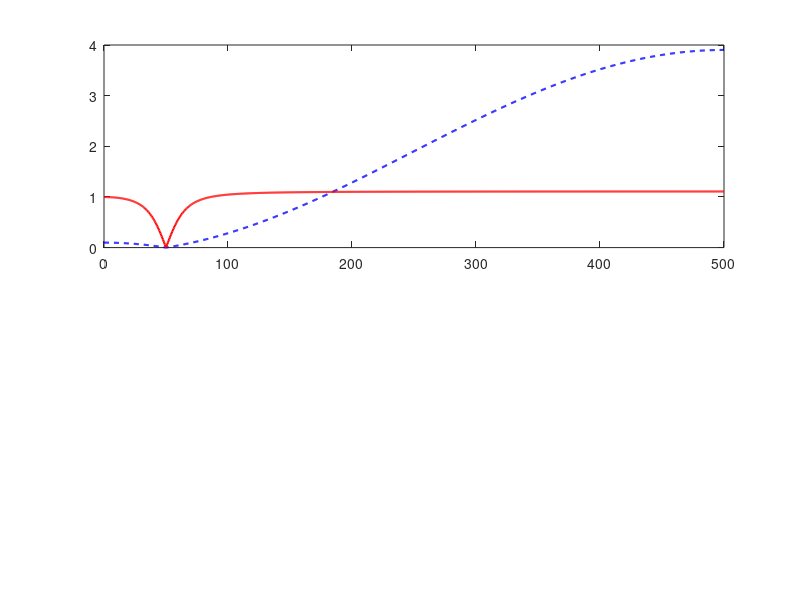

Reproduce this figure in MATLAB. (Note: this script raises an error after producing the figure.)
%% Exp-06 Advanced: Ablation and Sensitivity Analysis of Null Filter
clc; close all; clear;

% --- Base Parameters ---
Fs = 1000; T = 1/Fs;
n = 0:1:499;
f_axis = linspace(0, Fs/2, 1000); % High res frequency axis

% Input: 100Hz Signal + 50Hz Noise
s_clean = cos(2*pi*100*n*T);
s_noise = cos(2*pi*50*n*T);
s_total = s_clean + s_noise;

%% EXPERIMENT 1: The "Notch" Upgrade (FIR vs IIR)
% Problem: The manual's FIR filter attenuates the 100Hz signal too!
% Solution: Add a Pole close to the Zero to push the passband back up.

% Manual's Filter (FIR) - Zeros only
b_fir = [1 -2*cos(pi/10) 1];
a_fir = 1;

% Improved Notch Filter (IIR) - Zeros + Poles
% We place poles at the same angle, but radius r = 0.9
r = 0.9;
b_notch = [1 -2*cos(pi/10) 1];       % Zeros at unit circle
a_notch = [1 -2*r*cos(pi/10) r^2];   % Poles at r=0.9

% Calculate Frequency Responses
H_fir = freqz(b_fir, a_fir, f_axis, Fs);
H_notch = freqz(b_notch, a_notch, f_axis, Fs);

% Filter the signal using Time-Domain difference equation (filter function)
y_fir = filter(b_fir, a_fir, s_total);
y_notch = filter(b_notch, a_notch, s_total);

figure('Name', 'Exp 1: FIR vs Notch Performance');
subplot(2,1,1);
plot(f_axis, abs(H_fir), 'b--', 'LineWidth', 1.5); hold on;
plot(f_axis, abs(H_notch), 'r', 'LineWidth', 1.5);
xline(50, 'k:', 'Label', 'Noise (50Hz)');
xline(100, 'k:', 'Label', 'Signal (100Hz)');
legend('Original FIR (Manual)', 'Improved IIR Notch');
title('Magnitude Response Comparison');
ylabel('Gain'); grid on; xlim([0 200]);

subplot(2,1,2);
plot(n(1:100), s_clean(1:100), 'k', 'LineWidth', 2); hold on;
plot(n(1:100), y_fir(1:100), 'b--');
plot(n(1:100), y_notch(1:100), 'r-.', 'LineWidth', 1.5);
legend('Original Clean Signal', 'FIR Output (Amplitude Loss)', 'Notch Output (Correct Amp)');
title('Time Domain Restoration'); grid on;

%% EXPERIMENT 2: Sensitivity Analysis (Frequency Mismatch)
% What if the noise isn't exactly 50Hz? What if it drifts to 55Hz?

freq_drift = 40:0.5:60; % Test noise from 40Hz to 60Hz
attenuation_db = zeros(size(freq_drift));

for i = 1:length(freq_drift)
    f_test = freq_drift(i);
    % Evaluate the filter H(z) at this specific frequency
    z_test = exp(1j*2*pi*f_test/Fs);
    
    % H(z) calculation for the FIR filter
    H_val = abs((z_test^2 - 1.902*z_test + 1) / z_test^2);
    attenuation_db(i) = 20*log10(H_val + eps);
end

figure('Name', 'Exp 2: Sensitivity');
plot(freq_drift, attenuation_db, 'LineWidth', 2);
yline(-20, 'r--', 'Label', '20dB Attenuation');
title('Filter Sensitivity: How precise must the noise be?');
xlabel('Noise Frequency (Hz)'); ylabel('Attenuation (dB)');
grid on;

%% EXPERIMENT 3: 3D Visualization of the Notch (Pole-Zero Pair)
% Visualizing why the Notch filter is better (The "Volcano" Effect)

figure('Name', 'Exp 3: 3D Notch Surface');
[Re, Im] = meshgrid(-1.2:0.05:1.2, -1.2:0.05:1.2);
z = Re + 1j*Im;

% Calculate Magnitude of IIR Notch Filter on Z-plane
% H(z) = N(z) / D(z)
Num = 1 - 1.902*z.^(-1) + z.^(-2);
Den = 1 - 1.711*z.^(-1) + 0.81*z.^(-2); % Coefficients for r=0.9
H_surf = abs(Num ./ Den);
H_surf(H_surf > 10) = 10; % Cap height

surf(Re, Im, H_surf);
shading interp; colormap jet; hold on;

% Draw Unit Circle
theta = 0:0.01:2*pi;
plot3(cos(theta), sin(theta), ones(size(theta))*2, 'w', 'LineWidth', 3);

title('3D View of IIR Notch Filter');
xlabel('Real'); ylabel('Imag'); zlabel('|H(z)|');
view(-45, 60);
